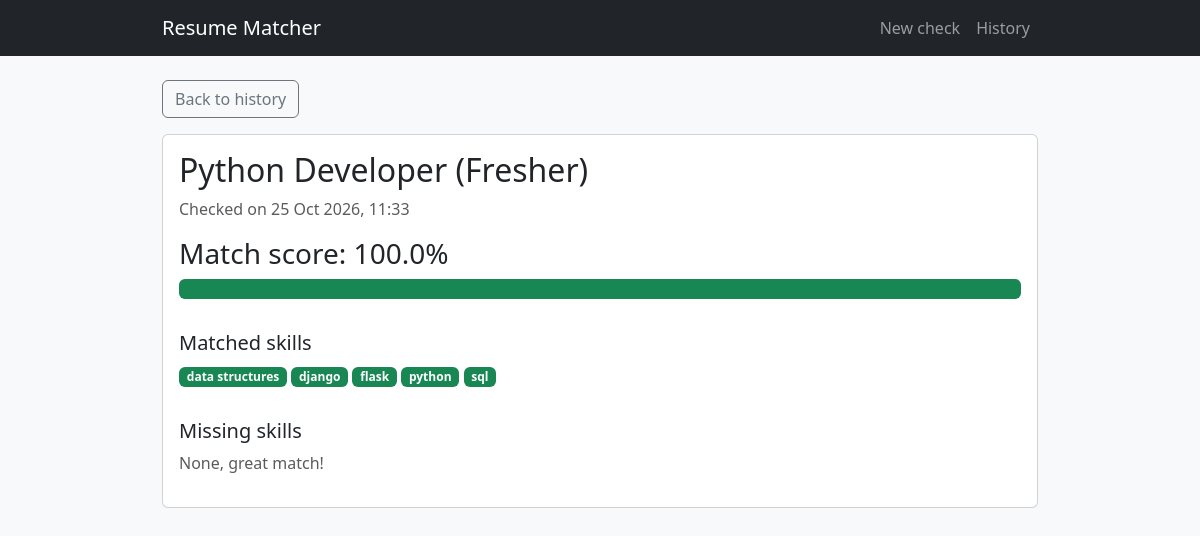
Page /history/3/ on the committed database.
### matcher/models.py (models this page shows)
class Analysis(models.Model):
    job_title = models.CharField(max_length=100)
    resume_text = models.TextField()
    job_description = models.TextField()
    score = models.FloatField(default=0)
    missing_keywords = models.TextField(blank=True)
    created_at = models.DateTimeField(auto_now_add=True)

### matcher/views.py (the view)
# urls.py: path("history/<int:pk>/", views.detail, name="detail"),
def detail(request, pk):
    analysis = get_object_or_404(Analysis, pk=pk)
    result = analyze(analysis.resume_text, analysis.job_description)
    return render(request, "matcher/detail.html", {"analysis": analysis, "result": result})

### matcher/utils.py (called while the page is built)
def find_skills(text):
    text = text.lower()
    for alias, standard in ALIASES.items():
        text = re.sub(r"(?<![a-z0-9+#])" + re.escape(alias) + r"(?![a-z0-9+#])", standard, text)
    found = set()
    for skill in SKILLS:
        pattern = r"(?<![a-z0-9+#])" + re.escape(skill) + r"(?![a-z0-9+#])"
        if re.search(pattern, text):
            found.add(skill)
    return found

def analyze(resume_text, job_description):
    resume_skills = find_skills(resume_text)
    job_skills = find_skills(job_description)
    if not job_skills:
        return {"score": 0, "matched": [], "missing": [], "suggestions": []}
    matched = job_skills & resume_skills
    missing = job_skills - resume_skills
    score = round(len(matched) / len(job_skills) * 100, 1)
    suggestions = [
        {"skill": skill, "tip": TIPS.get(skill, DEFAULT_TIP)}
        for skill in sorted(missing)
    ]
    return {
        "score": score,
        "matched": sorted(matched),
        "missing": sorted(missing),
        "suggestions": suggestions,
    }

### matcher/templates/matcher/detail.html (shortened to what this page needs)
{% extends "matcher/base.html" %}
{% block content %}
<a href="{% url 'history' %}" class="btn btn-outline-secondary mb-3">Back to history</a>
<div class="card card-body">
    <h2>{{ analysis.job_title }}</h2>
    <p class="text-muted">Checked on {{ analysis.created_at|date:"d M Y, H:i" }}</p>
    <h3>Match score: {{ result.score }}%</h3>
    <div class="progress mb-3" style="height: 20px;">
        <div class="progress-bar bg-success" style="width: {{ result.score }}%"></div>
    </div>
    <h5 class="mt-3">Matched skills</h5>
    <p>
        {% for word in result.matched %}
            <span class="badge bg-success">{{ word }}</span>
        {% empty %}
            <span class="text-muted">None</span>
        {% endfor %}
    </p>
    <h5 class="mt-3">Missing skills</h5>
    <p>
        {% for word in result.missing %}
            <span class="badge bg-danger">{{ word }}</span>
        {% empty %}
            <span class="text-muted">None, great match!</span>
        {% endfor %}
    </p>
</div>
{% endblock %}

### rows in the picture
Analysis: job_title "Python Developer (Fresher)", created_at "25 Oct 2026, 11:33"

### other values in the picture
{{ result.score }} "100.0"
{{ word }} "data structures" "django" "flask" "python" "sql"
